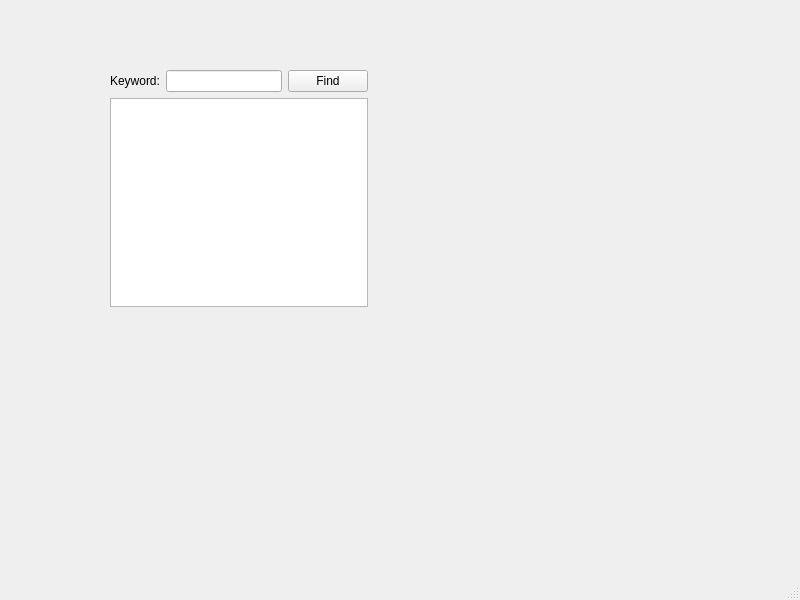
<?xml version="1.0" encoding="UTF-8"?>
<ui version="4.0">
 <class>MainWindow</class>
 <widget class="QMainWindow" name="MainWindow">
  <property name="geometry">
   <rect>
    <x>0</x>
    <y>0</y>
    <width>800</width>
    <height>600</height>
   </rect>
  </property>
  <property name="windowTitle">
   <string>MainWindow</string>
  </property>
  <widget class="QWidget" name="centralwidget">
   <widget class="QWidget" name="">
    <property name="geometry">
     <rect>
      <x>110</x>
      <y>70</y>
      <width>258</width>
      <height>237</height>
     </rect>
    </property>
    <layout class="QVBoxLayout" name="verticalLayout">
     <item>
      <layout class="QHBoxLayout" name="horizontalLayout">
       <item>
        <widget class="QLabel" name="label">
         <property name="text">
          <string>Keyword:</string>
         </property>
        </widget>
       </item>
       <item>
        <widget class="QLineEdit" name="lineEdit"/>
       </item>
       <item>
        <widget class="QPushButton" name="findButton">
         <property name="text">
          <string>Find</string>
         </property>
        </widget>
       </item>
      </layout>
     </item>
     <item>
      <widget class="QTextEdit" name="textEdit"/>
     </item>
    </layout>
   </widget>
  </widget>
  <widget class="QMenuBar" name="menubar">
   <property name="geometry">
    <rect>
     <x>0</x>
     <y>0</y>
     <width>800</width>
     <height>24</height>
    </rect>
   </property>
  </widget>
  <widget class="QStatusBar" name="statusbar"/>
 </widget>
 <resources/>
 <connections/>
</ui>
